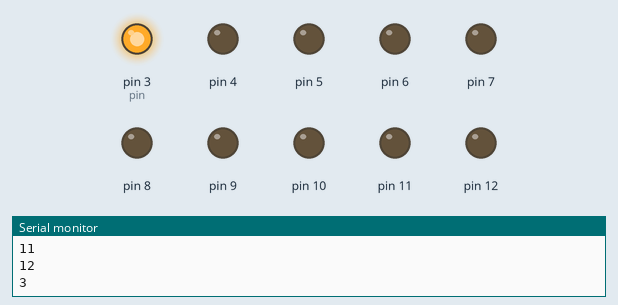
The sketch below on a simulated Arduino Uno, built with avr-gcc and run on an emulated ATmega328P. Shown: output pins drawn as LEDs (lit = HIGH), the last lines printed to the serial monitor.

Above: at 0.1 s.
At 1.1 s:
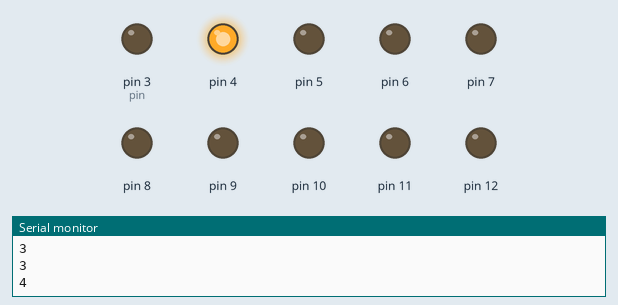
At 2.1 s:
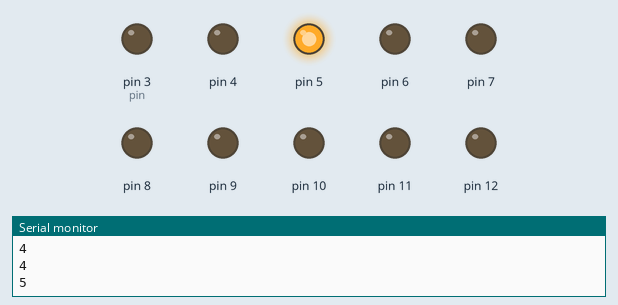
At 5.1 s:
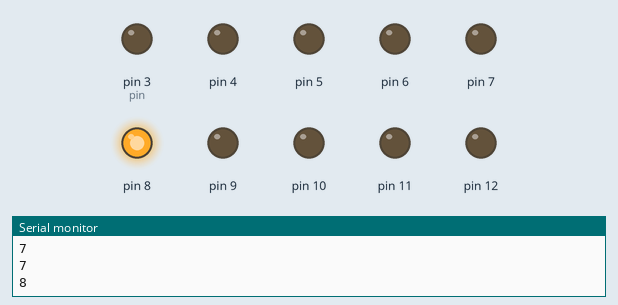
At 7.1 s:
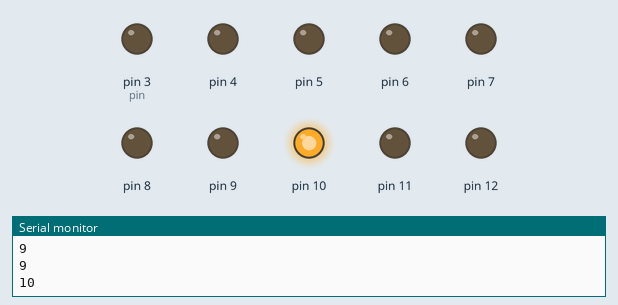
At 9.6 s:
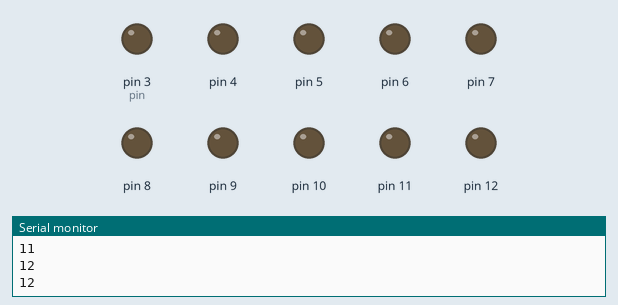
Timing chart, 0 to 11.1 s (numbered marks = the images above):
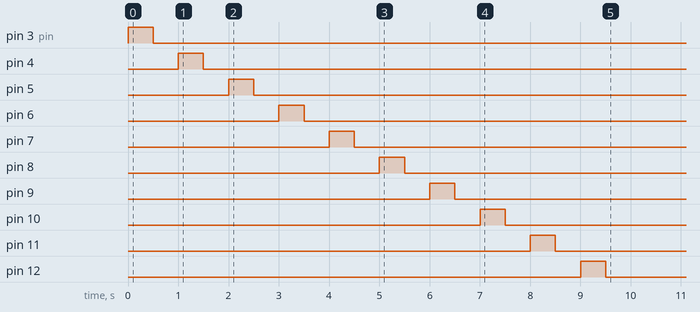

Measured:
- by itself, pin 3 (pin): LOW → HIGH at 0.00 s, → LOW 0.50 s later
- by itself, pin 4: LOW → HIGH at 1.0 s, → LOW 0.50 s later
- by itself, pin 5: LOW → HIGH at 2.0 s, → LOW 0.50 s later
- by itself, pin 6: LOW → HIGH at 3.0 s, → LOW 0.50 s later
- by itself, pin 7: LOW → HIGH at 4.0 s, → LOW 0.50 s later
- by itself, pin 8: LOW → HIGH at 5.0 s, → LOW 0.50 s later
- by itself, pin 9: LOW → HIGH at 6.0 s, → LOW 0.50 s later
- by itself, pin 10: LOW → HIGH at 7.0 s, → LOW 0.50 s later

The sketch:

activity2.ino
```cpp
int var = 500; // sets var to 1000
int pin = 3; // sets pin to 3
void setup() {
  // put your setup code here, to run once:
  Serial.begin(9600);
  for(; pin <= 12; pin++) { // for loop - increment pin until it no longer <= 12
    pinMode(pin, OUTPUT); // initialize pin "pin"
    Serial.println(pin); // print which pin is being init
  }
  pin = 3; // set pin back to 3
}

void loop() {
  // put your main code here, to run repeatedly:
  for(; pin <= 12; pin++) { // same for loop as above
    Serial.println(pin);
    digitalWrite(pin, HIGH); // turn on the pin with value "pin"
    delay(var); // wait for "var" ms
    Serial.println(pin);
    digitalWrite(pin, LOW); // turn off the pin with value "pin"
    delay(var); // wait for "var" ms
  }
}
```
